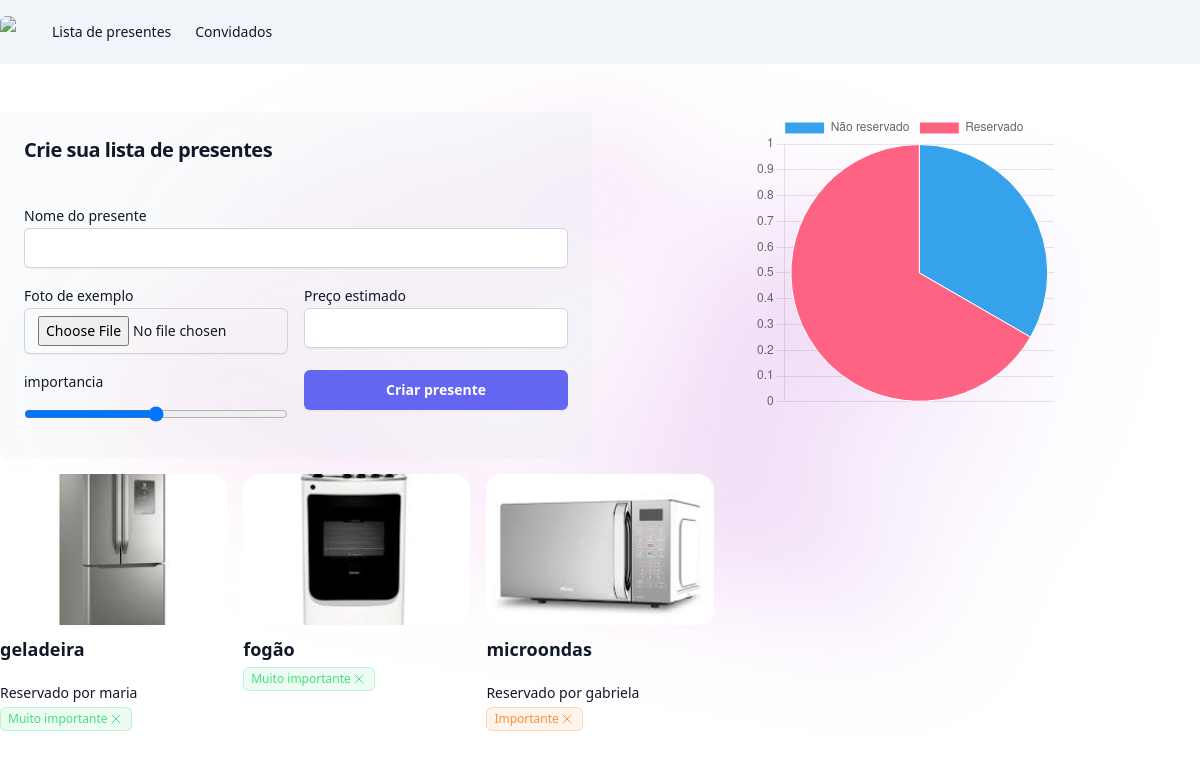
/noivos/, run on the app's committed database.
### noivos/models.py (models this page shows, shortened)
class Presentes(models.Model):
    nome_presente = models.CharField(max_length=100)
    foto = models.ImageField(upload_to='presentes')
    preco = models.DecimalField(max_digits=6, decimal_places=2)
    importancia = models.PositiveIntegerField()
    reservado = models.BooleanField(default=False)
    reservado_por = models.ForeignKey(Convidados, null=True, blank=True, on_delete=models.DO_NOTHING)

class Convidados(models.Model):
    status_choices = (
        ('AC', 'Aguardando confirmação'),
        ('C', 'Confirmado'),
        ('R', 'Recusado')
    )
    nome_convidado = models.CharField(max_length=100)
    whatsapp = models.CharField(max_length=25, null=True, blank=True)
    maximo_acompanhantes = models.PositiveIntegerField(default=0)
    token = models.CharField(max_length=25)
    status = models.CharField(max_length=2, choices=status_choices, default='AC')
    def __str__(self):
        return self.nome_convidado

### noivos/views.py (the view, shortened to what this page needs)
# urls.py: path('', views.home, name='home'),
def home(request):
    if request.method == 'GET':
        presentes = Presentes.objects.all()
        nao_reservado = Presentes.objects.filter(reservado=False).count()
        reservado = Presentes.objects.filter(reservado=True).count()
        data = [nao_reservado, reservado]
        for i in presentes:
            print(i.nome_presente)
        return render(request, 'home.html', {'presentes': presentes, 'data': data})

### noivos/templates/home.html (shortened to what this page needs)
{% extends "base.html" %}
{% block 'body' %}
    {% include "partials/navbar.html"%}
    <div class="max-w-7xl mx-auto mt-12">
        <div class="grid grid-cols-2 gap-4">
            <div class="bg-slate-200/20 p-6 rounded-md">
                <h2 class="text-balance text-xl font-semibold tracking-tight text-gray-900">Crie sua lista de presentes</h2>
                <br>
                <form action="{% url 'home' %}" method="POST" enctype='multipart/form-data'>{% csrf_token %}
                  <label class="mt-4 block text-sm leading-6 text-gray-900">Nome do presente</label>
                  <input type="text" name="nome_presente" class="block w-full rounded-md border-0 px-3.5 py-2 text-gray-900 shadow-sm ring-1 ring-inset ring-gray-300 placeholder:text-gray-400 focus:ring-2 focus:ring-inset focus:ring-indigo-600 sm:text-sm sm:leading-6">
                  <div class="flex space-x-4">
                      <div class="w-full">
                          <label class="mt-4 block text-sm leading-6 text-gray-900">Foto de exemplo</label>
                          <input type="file" name="foto" class="block w-full rounded-md border-0 px-3.5 py-2 text-gray-900 shadow-sm ring-1 ring-inset ring-gray-300 placeholder:text-gray-400 focus:ring-2 focus:ring-inset focus:ring-indigo-600 sm:text-sm sm:leading-6">
                      </div>
                      <div class="w-full">
                          <label class="mt-4 block text-sm leading-6 text-gray-900">Preço estimado</label>
                          <input type="number" name="preco" class="block w-full rounded-md border-0 px-3.5 py-2 text-gray-900 shadow-sm ring-1 ring-inset ring-gray-300 placeholder:text-gray-400 focus:ring-2 focus:ring-inset focus:ring-indigo-600 sm:text-sm sm:leading-6">
                      </div>
                  </div>
                  <div class="flex space-x-4">
                      <div class="w-full">
                          <label class="mt-4 block text-sm leading-6 text-gray-900">importancia</label>
                          <input type="range" min='1' max="5" name="importancia" class="block w-full py-3 text-gray-900">
                      </div>
                      <div class="w-full">
                        <input type="submit" class="rounded-md w-full mt-4 bg-indigo-500 px-3.5 py-2.5 text-sm font-semibold text-white shadow-sm hover:bg-indigo-400 focus-visible:outline focus-visible:outline-2 focus-visible:outline-offset-2 focus-visible:outline-indigo-400" value="Criar presente">
                    </div>
                  </div>
                </form>
            </div>
            <div class="mx-auto">
                <canvas id="myChart" class=""></canvas>
            </div>
        </div>
        <div class="grid grid-cols-5 mt-4 gap-4">
          {% for presente in presentes %}
    <div>
        {% if presente.foto %}
        <img class="aspect-[3/2] w-full rounded-2xl object-cover" src="{{presente.foto.url}}" alt="">
        {% endif %}
        <h3 class="mt-2 text-lg font-semibold leading-8 text-gray-900">{{presente.nome_presente}}</h3>
        {% if presente.reservado %}
          <p class="mt-4 block text-sm leading-6 text-gray-900">Reservado por {{presente.reservado_por}}</p>
        {% endif %}
        {% if presente.importancia <= 2 %}
        <span class="inline-flex items-center rounded-md bg-red-400/10 px-2 py-1 text-xs font-medium text-red-400 ring-1 ring-inset ring-red-400/30">Pouco importante <svg xmlns="http://www.w3.org/2000/svg" fill="none" viewBox="0 0 24 24" stroke-width="1.5" stroke="currentColor" class="size-4 text-green-400">
            <path stroke-linecap="round" stroke-linejoin="round" d="M6 18 18 6M6 6l12 12" />
            </svg>
        </span>
        {% elif presente.importancia < 4 %}
        <span class="inline-flex items-center rounded-md bg-orange-400/10 px-2 py-1 text-xs font-medium text-orange-400 ring-1 ring-inset ring-orange-400/30">Importante <svg xmlns="http://www.w3.org/2000/svg" fill="none" viewBox="0 0 24 24" stroke-width="1.5" stroke="currentColor" class="size-4 text-orange-400">
            <path stroke-linecap="round" stroke-linejoin="round" d="M6 18 18 6M6 6l12 12" />
            </svg>
        </span>
        {% else %}
        <span class="inline-flex items-center rounded-md bg-green-400/10 px-2 py-1 text-xs font-medium text-green-400 ring-1 ring-inset ring-green-400/30">Muito importante <svg xmlns="http://www.w3.org/2000/svg" fill="none" viewBox="0 0 24 24" stroke-width="1.5" stroke="currentColor" class="size-4 text-green-400">
            <path stroke-linecap="round" stroke-linejoin="round" d="M6 18 18 6M6 6l12 12" />
            </svg>
        </span>
        {% endif %}
    </div>
{% endfor %}
        </div>
    </div>
<script>
    const ctx = document.getElementById('myChart');
    new Chart(ctx, {
      type: 'pie',
      data: {
        labels: ['Não reservado', 'Reservado'],
        datasets: [{
          label: 'Presentes',
          data: {{data}},
          borderWidth: 1
        }]
      },
      options: {
        scales: {
          y: {
            beginAtZero: true
          }
        }
      }
    });
  </script>
{% endblock %}

### templates/base.html (shortened to what this page needs)
<!DOCTYPE html>
<html lang="en">
<head>
    <script src="https://cdn.tailwindcss.com"></script>
</head>
<body>
    {% block 'body' %} {% endblock %}
    <div class="absolute inset-x-0 top-10 -z-10 flex transform-gpu justify-center overflow-hidden blur-3xl"
                 aria-hidden="true">
        <div class="aspect-[1108/632] w-[69.25rem] flex-none bg-gradient-to-r from-pink-400 to-purple-600 opacity-20"
            style="clip-path: polygon(43% 17%, 38% 52%, 84% 75%, 68% 21%, 41% 80%, 94% 35%, 17% 29%, 23% 73%, 92% 54%, 62% 83%, 29% 14%, 33% 74%, 3% 57%, 53% 12%, 64% 57%, 81% 92%, 19% 73%);">
        </div>
    </div>
</body>
</html>

### templates/partials/navbar.html
{% load static %}
<nav class="bg-slate-100">
    <div class="mx-auto max-w-7xl">
      <div class="relative flex h-16 items-center justify-between">
        <div class="flex flex-1 items-center justify-center sm:items-stretch sm:justify-start">
          <div class="flex flex-shrink-0 items-center">
            <img class="h-8 w-auto rounded-md" src=" {% static  'noivos/img/logo.webp' %} ">
          </div>
          <div class="hidden sm:ml-6 sm:block">
            <div class="flex">
              <a href="{% url 'home' %}" class="rounded-md px-3 py-2 text-sm font-medium text-gray-900 hover:bg-gray-700 hover:text-white">Lista de presentes</a>
              <a href="{% url 'lista_convidados' %}" class="rounded-md px-3 py-2 text-sm font-medium text-gray-900 hover:bg-gray-700 hover:text-white">Convidados</a>
            </div>
          </div>
        </div>
      </div>
    </div>
  </nav>

### data on the page
Presentes: foto (picture), nome_presente "geladeira", reservado_por "maria", importancia "Muito importante"
Presentes: foto (picture), nome_presente "fogão", importancia "Muito importante"
Presentes: foto (picture), nome_presente "microondas", reservado_por "gabriela", importancia "Importante"

### other printed values
chart data {{ data }} [1, 2]
